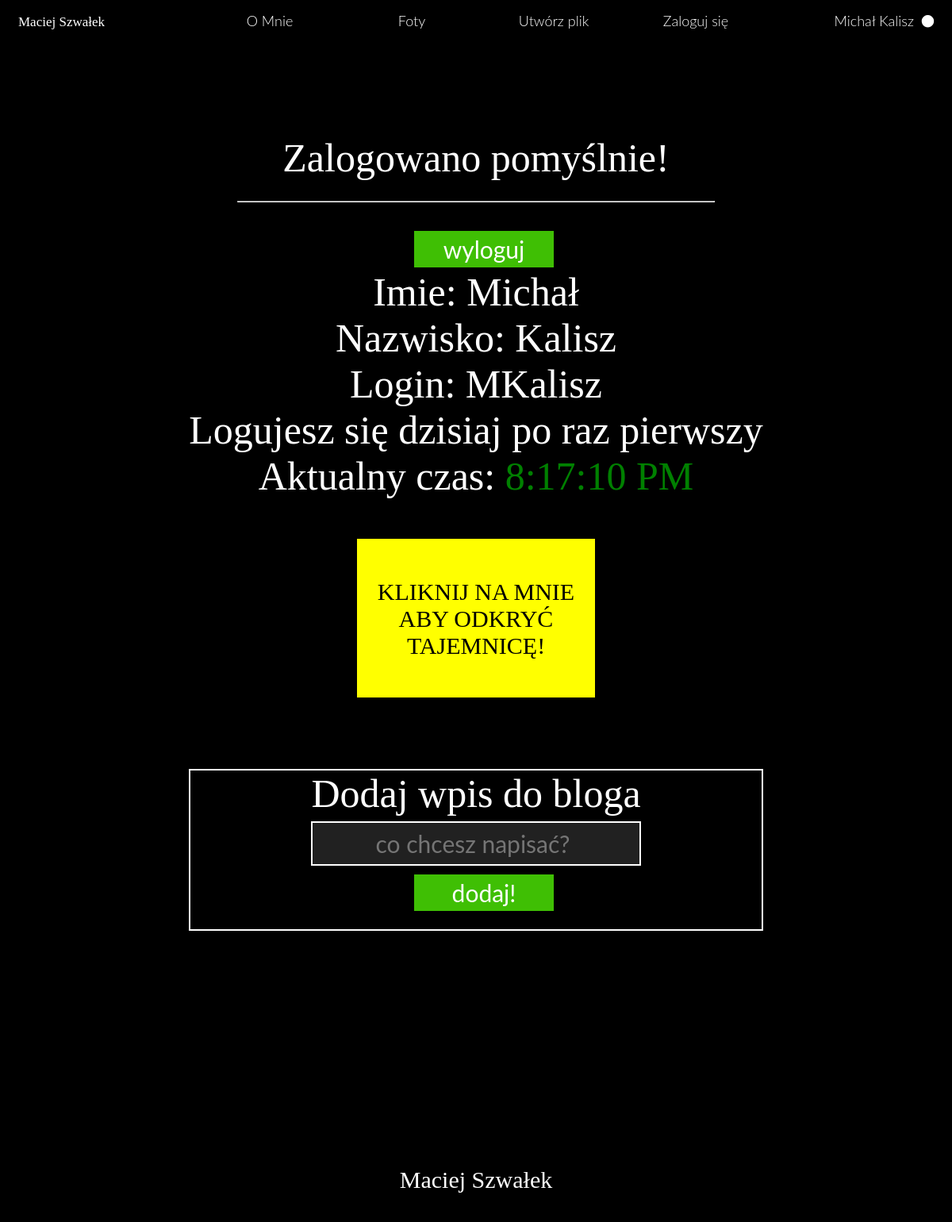
Page /zalogowano.php (signed in) on the committed database.
### tables this page shows
CREATE TABLE `dane` (
  `id` int(11) NOT NULL,
  `Imie` text NOT NULL,
  `Nazwisko` text NOT NULL,
  `login` text NOT NULL,
  `password` text NOT NULL
);

### zalogowano.php (the view, shortened to what this page needs)
<!doctype html>
<html lang="pl">
    <head>
        <link rel="stylesheet" href="style8.css" type="text/css">
        <link rel="stylesheet" href="fontello-ed321cde/css/fontello.css" type="text/css">
    </head>
    <body onload='zegar()'>
        <div id="container">
             <div id="menu">
                    <div class="elements"><span id="imie"><a href="index.php">Maciej Szwałek</a></span></div>
                        <div class="elements"><a href="Omnie.php"> O Mnie</a></div>
                        <div class="elements"><a href="foty.php"> Foty</a></div>
                        <div class="elements"><a href="utworz.php"> Utwórz plik</a></div>
                        <div class="elements"><a href="zaloguj.php"> Zaloguj się</a></div>
                    <div class="elements">
                        <span id="icon">
                           <?php
                            require('dane.php');
                            $connect=mysqli_connect($host,$root,$haslo,$baza);
                            @$id=$_SESSION['id'];
                            @$sql3="SELECT * FROM `dane` WHERE `id` LIKE '$id'";
                            @$zapytanie3=mysqli_query($connect,$sql3);
                            @$wiersz=mysqli_fetch_assoc($zapytanie3);
                            echo(@$wiersz['Imie']." ".@$wiersz['Nazwisko']);
                            if(isset($_SESSION['id']))
                            {
                            echo(" <i class='demo-icon icon-circle'></i>");
                            }
                            else
                            {
                            header("Location: index.php");
                            echo("<i class='demo-icon icon-circle-empty'></i>");
                            }
                            ?>
                        </span>
                    </div>
            </div>
             <div id="content4">
                <?php
                echo("Zalogowano pomyślnie!");
                echo("<hr>");
                ?>
                <form method="post" action="wyloguj.php">
                    <input type="submit" id="logout" value="wyloguj">
                </form>
                <?php
                echo("Imie: ".$wiersz['Imie']."<br>"."Nazwisko: ".$wiersz['Nazwisko']);
                echo("<br>"."Login: ".$wiersz['login']);
                ?>
                <?php
                echo("<br>");
                if(!isset($_COOKIE["witaj"]))
                {
                  echo "Logujesz się dzisiaj po raz pierwszy";
                }
                else
                {
                  echo "Logujesz się dzisiaj kolejny raz";
                }
                ?>
                 <div id='zegar'>
                 </div>
                 <div id="tajemnica" onclick="tajemnica()" ondblclick="tajemnica2()">
                    KLIKNIJ NA MNIE<br>
                    ABY ODKRYĆ TAJEMNICĘ!
                 </div>
                 <div id="wpis_form">
                 <form method="post" action="dodajwpis.php">
                     <div>Dodaj wpis do bloga </div>
                     <div><input type="text" name="wpis" placeholder="co chcesz napisać?"></div>
                     <div> <input type="submit" name='dodaj_wpis' value="dodaj!"> </div>
                </form>
                 </div>
            </div>
             <div id="footer">
                 Maciej Szwałek
            </div>
        </div>
    </body>
</html>

### style8.css (style rules this page uses)
body { background-color: #fbf9f2; margin: 0px; padding: 0px; }
#menu { width: 100%; height: 50px; background-color: black; position: sticky; top: 0; left: 0; }
.elements:first-child { height: 35px; margin-top: 15px; float:left; margin-left: 23px; width:18%; color:white; font-family: lato light; font-size: 18px; background-color: black; text-align: left; }
.elements:last-child { height: 35px; margin-top: 15px; float:left; margin-left: 23px; width:17%; color:white; font-family: lato light; font-size: 18px; background-color: black; text-align: right; }
.elements { height: 35px; margin-top: 15px; float:left; margin-left: 23px; width:13%; color:white; font-family: lato light; font-size: 18px; background-color: black; text-align: center; z-index: 100; }
#imie { color:white; font-family:Courgette ; font-size: 17px; }
#content4 { width: 100%; height: 1300px; background-color: black; color: white; text-align: center; font-size: 50px; padding-top: 120px; }
hr { width: 50%; background-color: white; }
#footer { width: 100%; height: 70px; background-color: black; position: sticky; top: 0; left: 0; text-align: center; color: white; font-size: 30px; }
a { text-decoration: none; color:white; }
input[type="text"] { font-size: 30px; margin: 0px; padding-right: 10px; width: 400px; height: 50px; background-color: #212121; border: 2px solid black; color: white; font-family: lato; text-align: center; border: 2px solid white; }
input[type="submit"] { font-size: 30px; margin: 0px; padding: 0px; width: 180px; height: 50px; margin-left: 20px; background-color: #3FBF04; color: white; border: 2px solid black; font-family: lato; }
#tajemnica { margin-top: 50px; width: 300px; height: 150px; background-color: yellow; margin-left: auto; margin-right: auto; padding-top:50px; font-size:30px; color:black; }
#wpis_form { width: 60%; height: 200px; margin-left: auto; margin-right: auto; margin-top: 90px; background-color: ; border: 2px solid white; }

### rows in the picture
dane: Imie "Michał", Nazwisko "Kalisz", login "MKalisz"
